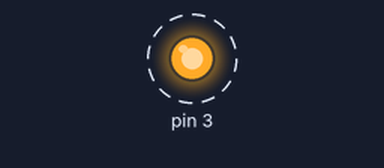
A sketch run on a simulated Arduino Uno, built with avr-gcc and run on an emulated ATmega328P. Parts: output pins drawn as LEDs (lit = HIGH). Dashed ring = blinking.

Above: at 0.5 s.
Timing chart, 0 to 4.6 s (numbered marks = the images above):
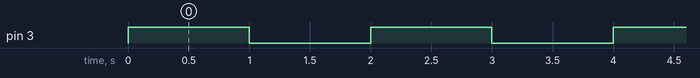

The sketch:

LED_blink.ino
```cpp
#define LED 3
void setup() {
  // put your setup code here, to run once:
  pinMode(3, OUTPUT);
}

void loop() {
  digitalWrite(3, HIGH);  // turn LED on (output 5V)
  delay(1000);            // wait one second
  digitalWrite(3, LOW);   // turn LED off (output 0V)
  delay(1000);            // wait another second
}
```

Measured:
- by itself, pin 3: alternates HIGH for 1.0 s and LOW for 1.0 s
